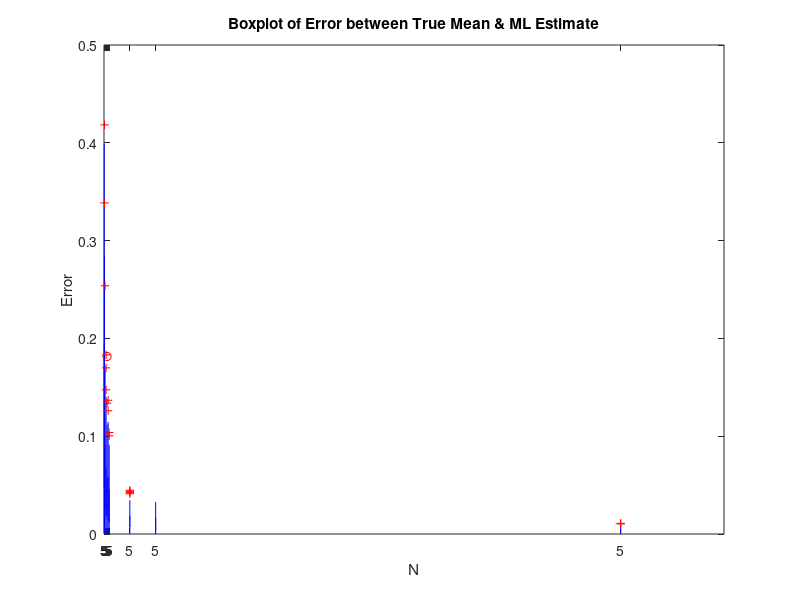
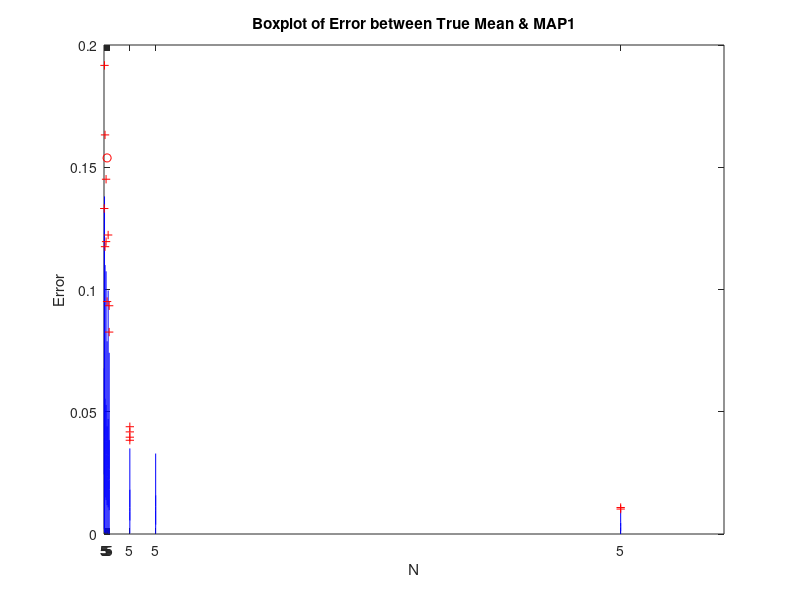
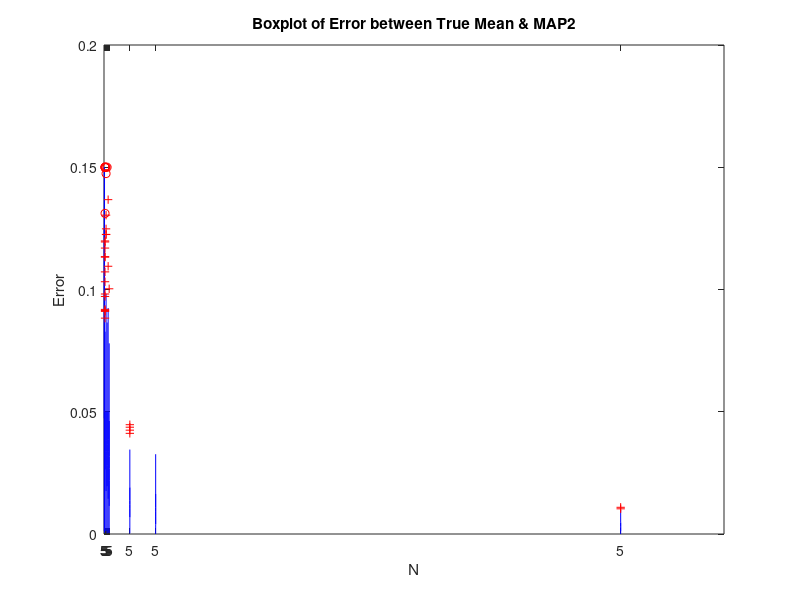

MATLAB code to generate these figures, in order:
rng(0)  % setting seed as 1

sigma_true = 4;
mu_true = 10;
sigma_prior1 = 1;
mu_prior = 10.5;
M = 125;    % Number of times experiment to be repeated
num_N = 10;      % set it to 10

errorN_ML = zeros(M,1,num_N);
errorN_map1 = zeros(M,1,num_N);
errorN_map2 = zeros(M,1,num_N);
N_value = zeros(num_N,1);

j = 1;
for N = [5 10 20 40 60 80 100 500 10^3 10^4]
    N_value(j) = N;
    error_ML = zeros(M,1);
    error_MAP1 = zeros(M,1);
    error_MAP2 = zeros(M,1);
    for i = 1:M
        data = zeros(N,1);
        for p = 1:N
            data(p) = sigma_true.*randn + mu_true;
        end
        mu_ML = sum(data)/N;
        mu_MAP1 = (mu_ML*(sigma_prior1)^2 + (mu_prior*(sigma_true)^2)/N)/((sigma_prior1^2) + (sigma_true^2)/N);
        mu_MAP2 = mu_ML;
        if mu_MAP2 < 9.5
            mu_MAP2 = 9.5;
        elseif mu_MAP2 > 11.5
            mu_MAP2 = 11.5;
        end
        error_ML(i) = abs(mu_ML - mu_true)/mu_true;
        error_MAP1(i) = abs(mu_MAP1 - mu_true)/mu_true;
        error_MAP2(i) = abs(mu_MAP2 - mu_true)/mu_true;
    end
    errorN_ML(:,:,j) = error_ML;
    errorN_map1(:,:,j) = error_MAP1;
    errorN_map2(:,:,j) = error_MAP2;
    j = j + 1;
end

N2 = zeros(M,1, num_N);
for k = 1:num_N
    N2(:,:,k) = N_value(k);
end

err = zeros(M*num_N,1);
err_map1 = zeros(M*num_N,1);
err_map2 = zeros(M*num_N,1);
nnn = zeros(M*num_N,1);
for i = 1:num_N
    k = 1;
    for t = ((i-1)*M + 1):(i*M)
        err(t) = errorN_ML(k,1,i);
        err_map1(t) = errorN_map1(k,1,i);
        err_map2(t) = errorN_map2(k,1,i);
        nnn(t) = N_value(i);
        k  = k + 1;
    end
end

figure(1);
boxplot(err,nnn);
xlabel('N')
ylabel('Error')
title('Boxplot of Error between True Mean & ML Estimate')

figure(2);
boxplot(err_map1,nnn);
xlabel('N')
ylabel('Error')
title('Boxplot of Error between True Mean & MAP1')

figure(3);
boxplot(err_map2,nnn);
xlabel('N')
ylabel('Error')
title('Boxplot of Error between True Mean & MAP2')